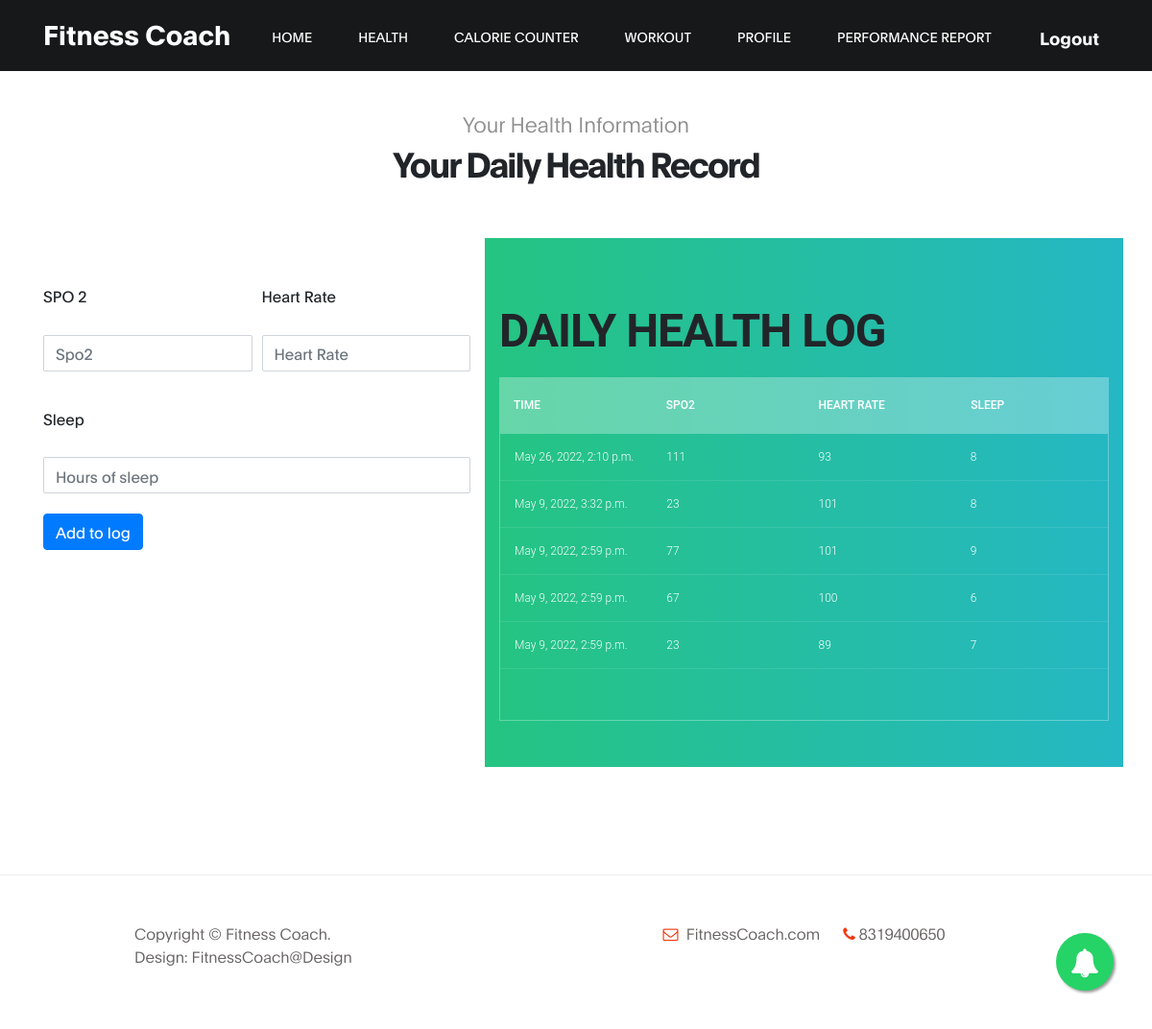
Page /health/ (signed in) on the committed database.
### base/models.py (models this page shows, shortened)
class daily_info(models.Model):
    daily_user=models.ForeignKey(User, on_delete=models.RESTRICT)
    spo2=models.IntegerField(default=5,blank = True)
    heart_rate=models.IntegerField(default=5,blank = True)
    sleep=models.IntegerField(default=5,blank = True)
    time=models.DateTimeField(auto_now_add=True)

### base/views.py (the view)
# urls.py: path('health/', views.health, name='health'),
def health(request):
    if request.user.is_authenticated:
        user=request.user
        healthy = daily_info.objects.filter(daily_user=user).order_by('-id')
        if request.method == 'POST':
            spo2 = request.POST.get('spo2')
            heart_rate = request.POST.get('heart_rate')
            sleep = request.POST.get('sleep')
            healt=daily_info(daily_user=user,spo2=spo2, heart_rate=heart_rate, sleep=sleep)
            healt.save()
    else:
        return redirect('loginr')
    return render(request , 'health.html',{'user':user,'healthy':healthy})

### templates/health.html (shortened to what this page needs)
{% extends 'base.html' %}
{% block content %}
  <section class="class section" id="class">
    <div class="container">
         <div class="row">
                 <div class="col-lg-12 col-12 text-center mb-5">
                     <h6 data-aos="fade-up">Your Health Information </h6>
                     <h2 data-aos="fade-up" data-aos-delay="200"> Your Daily Health Record</h2>
                  </div>
                  <div class="col-lg-5 py-5 col-md-5 col-5">
                    <form method="post" action="{% url 'health' %}">
                      <div class="form-row">
                        <div class="form-group col-md-6">
                          <label for="inputEmail4">SPO 2</label>
                          <input type="text" class="form-control" name="spo2" placeholder="Spo2">
                        </div>
                        <div class="form-group col-md-6">
                          <label for="inputPassword4">Heart Rate</label>
                          <input type="text" class="form-control" name="heart_rate" placeholder="Heart Rate">
                        </div>
                      </div>
                      <div class="form-group">
                        <label for="inputAddress">Sleep</label>
                        <input type="text" class="form-control" name="sleep" placeholder="Hours of sleep">
                      </div>
                      <button type="submit" class="btn btn-primary">Add to log</button>
                    </form>
                  </div>
                  <div class="col-lg-7 py-5 col-md-7 col-7 well">
     <section>
        <h1>Daily Health Log</h1>
        <div class="tbl-header">
          <table cellpadding="0" cellspacing="0" border="0">
            <thead>
              <tr>
                <th>Time</th>
                <th>Spo2</th>
                <th>Heart rate</th>
                <th>sleep</th>
              </tr>
            </thead>
          </table>
        </div>
        <div class="tbl-content">
          <table cellpadding="0" cellspacing="0" border="0">
            <tbody>
             {% for h in healthy %}
              <tr>
                <td>{{h.time}}</td>
                <td>{{h.spo2}} </td>
                <td>{{ h.heart_rate }}</td>
                <td>{{ h.sleep }}</td>
              </tr>
              {% endfor %}
            </tbody>
          </table>
        </div>
      </section>
    </div>
         </div>
    </div>
</section>
{% endblock %}

### static/styles/main.css (style rules this page uses)
body { background-color: aqua; color: black; }
body { background-color: #f9f9fa }
button, input, optgroup, select, textarea { font-family: Roboto,sans-serif; font-weight: 300; }

### static/css/tooplate-gymso-style.css (style rules this page uses)
:root { --primary-color: #f13a11; --white-color: #ffffff; --dark-color: #171819; --about-bg-color: #f9f9f9; --gray-color: #909090; --link-color: #404040; --p-color: #666262; --base-font-family: 'Plain', sans-serif; --font-weight-bold: bold; --font-weight-normal: normal; --font-weight-light: 300; --font-weight-thin: 100; --h1-font-size: 48px; --h2-font-size: 36px; --h3-font-size: 28px; --h4-font-size: 24px; --h5-font-size: 22px; --h6-font-size: 22px; --p-font-size: 18px; --base-font-size: 16px; --menu-font-size: 14px; --border-radius-large: 100%; --border-radius-small: 2px; }
body { background: var(--white-color); font-family: var(--base-font-family); }
h1,h2,h3,h4,h5,h6 { font-weight: var(--font-weight-thin); line-height: normal; }
h1 { font-size: var(--h1-font-size); font-weight: var(--font-weight-bold); letter-spacing: -1px; text-transform: uppercase; margin: 20px 0; }
h2 { font-size: var(--h2-font-size); font-weight: var(--font-weight-bold); letter-spacing: -2px; }
h6 { color: var(--gray-color); font-size: var(--h6-font-size); line-height: inherit; margin: 0; }
.section { padding: 7rem 0; }
* { -webkit-box-sizing: border-box; -moz-box-sizing: border-box; box-sizing: border-box; }
*::before, *::after { -webkit-box-sizing: border-box; -moz-box-sizing: border-box; box-sizing: border-box; }
.form-control { border-radius: var(--border-radius-small); margin: 1.3rem 0; }

### templates/health.html (style rules this page uses)
table { width:100%; table-layout: fixed; }
.tbl-header { background-color: rgba(255,255,255,0.3); }
.tbl-content { height:300px; overflow-x:auto; margin-top: 0px; border: 1px solid rgba(255,255,255,0.3); }
th { padding: 20px 15px; text-align: left; font-weight: 500; font-size: 12px; color: #fff; text-transform: uppercase; }
td { padding: 15px; text-align: left; vertical-align:middle; font-weight: 300; font-size: 12px; color: #fff; border-bottom: solid 1px rgba(255,255,255,0.1); }
.well { background: -webkit-linear-gradient(left, #25c481, #25b7c4); background: linear-gradient(to right, #25c481, #25b7c4); font-family: 'Roboto', sans-serif; }

### rows in the picture
daily_info: time "May 26, 2022, 2:10 p.m.", spo2 "111", heart_rate "93", sleep "8"
daily_info: time "May 9, 2022, 3:32 p.m.", spo2 "23", heart_rate "101", sleep "8"
daily_info: time "May 9, 2022, 2:59 p.m.", spo2 "77", heart_rate "101", sleep "9"
daily_info: time "May 9, 2022, 2:59 p.m.", spo2 "67", heart_rate "100", sleep "6"
daily_info: time "May 9, 2022, 2:59 p.m.", spo2 "23", heart_rate "89", sleep "7"
